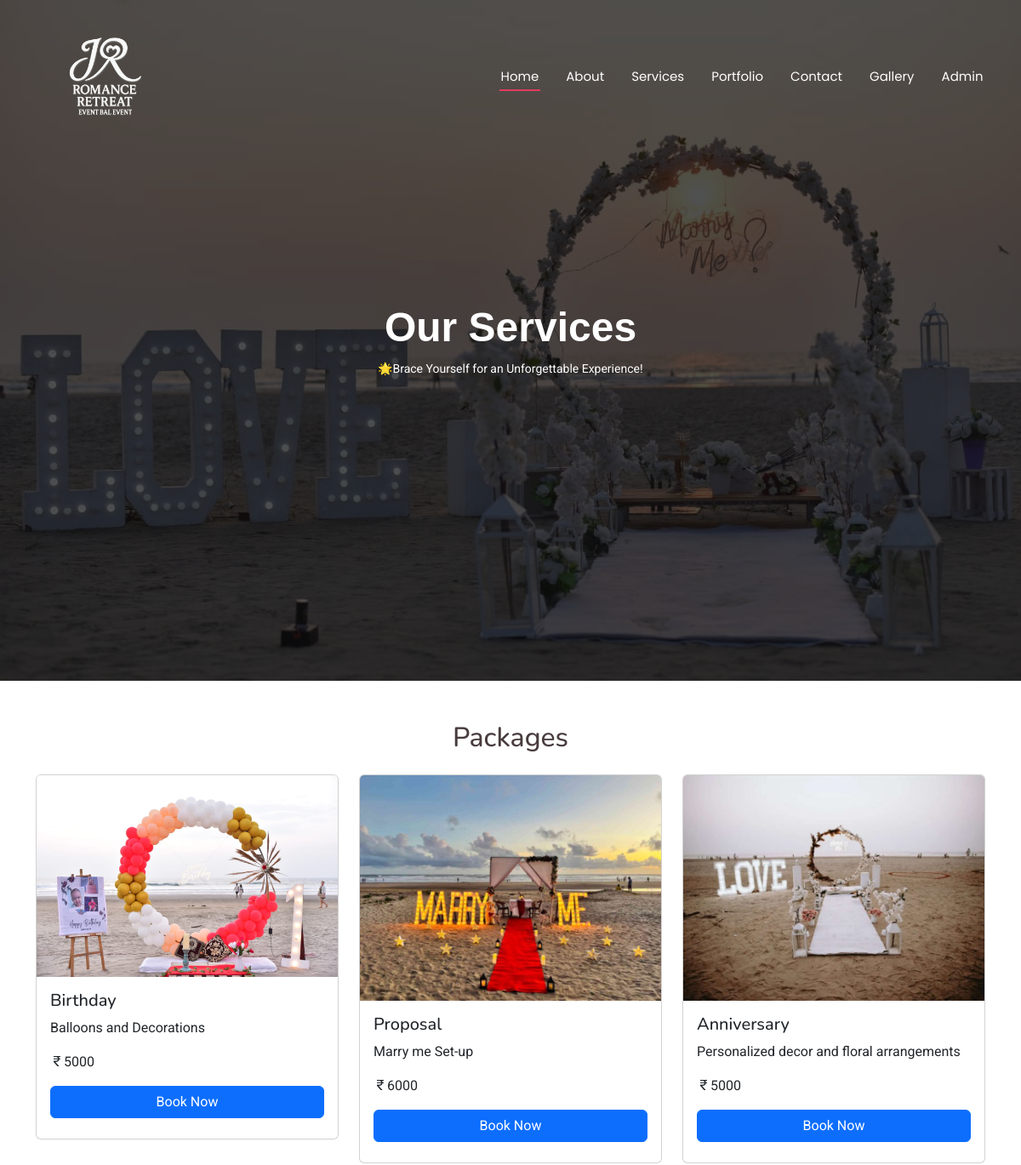
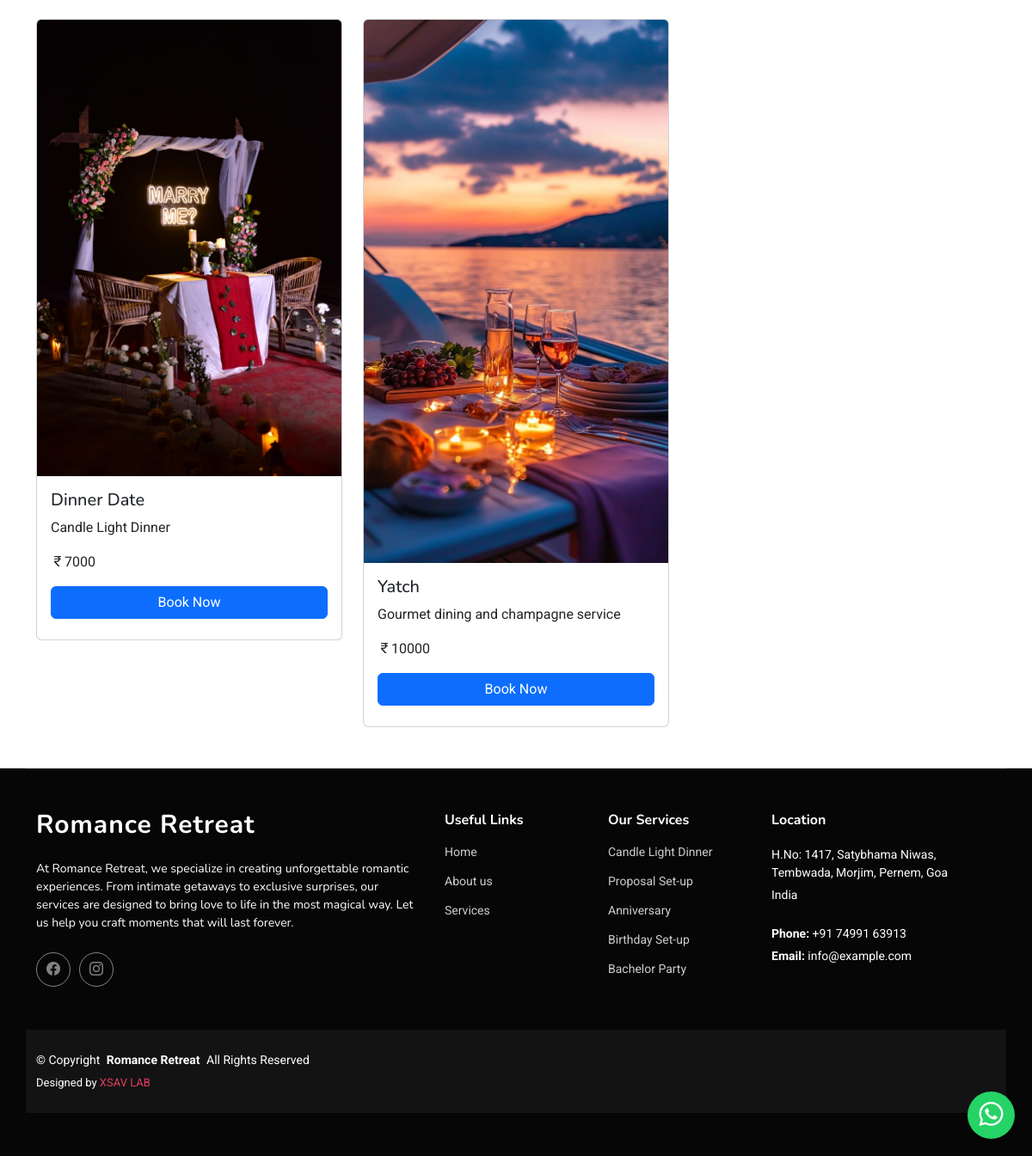
The page /service/ (signed in) on the database its author committed (2 pictures, top to bottom).
### surprisekaroapp/models.py (models this page shows, shortened)
class hero(models.Model):
    image=models.ImageField(upload_to='home/')

class service(models.Model):
    title= models.CharField(max_length=225)
    description= models.TextField()
    price= models.CharField(max_length=100, null=True)
    image=models.ImageField(upload_to='service_images/')
    created_at = models.DateTimeField(auto_now_add=True, null=True)

### surprisekaroapp/views.py (the view)
# urls.py: path('service/',views.services,name="service"),
def services(request):
    serv = service.objects.all()
    home = hero.objects.all().first()
    return render(request, 'service.html',{"service":serv,"home":home})

### templates/service.html (shortened to what this page needs)
{% extends 'index.html' %}
{% load static %}
{% block content %}
<section id="hero" class="hero section dark-background">
  <img src="{{home.image.url}}" alt="" data-aos="fade-in">
  <div class="container text-center" data-aos="fade-up" data-aos-delay="100">
    <div class="row justify-content-center">
      <div class="col-lg-8">
        <h2 style="font-family: 'Georgia', sans-serif;">Our Services</h2>
        <p style="font-size: 14px;">🌟Brace Yourself for an Unforgettable Experience!</p>
      </div>
    </div>
  </div>
</section>
<div class="container py-5">
  <h2 class="text-center mb-4">Packages</h2>
  <div class="row g-4">
    {% for s in service %}
    <div class="col-md-4">
      <div class="card service-card">
        <img src="{{ s.image.url }}" alt="{{ s.title }}" class="card-img-top">
        <div class="card-body">
          <h5 class="card-title">{{ s.title }}</h5>
          <p class="card-text">{{ s.description }}</p>
          <p class="card-text"> <i class="bi bi-currency-rupee"></i>{{s.price}}</p>
          <button class="btn btn-primary w-100 mb-2" type="button" data-bs-toggle="collapse" data-bs-target="#bookingForm{{ s.id }}">Book Now</button>
        </div>
      </div>
    </div>
    {% endfor %}
  </div>
</div>
{% endblock %}

### static/assets/css/main.css (style rules this page uses)
:root { --default-font: "Roboto", system-ui, -apple-system, "Segoe UI", Roboto, "Helvetica Neue", Arial, "Noto Sans", "Liberation Sans", sans-serif, "Apple Color Emoji", "Segoe UI Emoji", "Segoe UI Symbol", "Noto Color Emoji"; --heading-font: "Nunito", sans-serif; --nav-font: "Poppins", sans-serif; }
:root { --background-color: #ffffff; --default-color: #444444; --heading-color: #493c3e; --accent-color: #e43c5c; --surface-color: #ffffff; --contrast-color: #ffffff; }
:root { --nav-color: #ffffff; --nav-hover-color: #e43c5c; --nav-mobile-background-color: #ffffff; --nav-dropdown-background-color: #ffffff; --nav-dropdown-color: #444444; --nav-dropdown-hover-color: #e43c5c; }
.dark-background { --background-color: #060606; --default-color: #ffffff; --heading-color: #ffffff; --surface-color: #252525; --contrast-color: #ffffff; }
:root { scroll-behavior: smooth; }
body { color: var(--default-color); background-color: var(--background-color); font-family: var(--default-font); }
h1, h2, h3, h4, h5, h6 { color: var(--heading-color); font-family: var(--heading-font); }
section, .section { color: var(--default-color); background-color: var(--background-color); padding: 60px 0; scroll-margin-top: 92px; overflow: clip; }
.hero { width: 100%; min-height: 100vh; position: relative; padding: 80px 0; display: flex; align-items: center; justify-content: center; }
.hero img { position: absolute; inset: 0; display: block; width: 100%; height: 100%; object-fit: cover; z-index: 1; }
.hero:before { content: ""; background: color-mix(in srgb, var(--background-color), transparent 30%); position: absolute; inset: 0; z-index: 2; }
.hero .container { position: relative; z-index: 3; }
.hero h2 { margin: 0; font-size: 48px; font-weight: 700; }
.hero p { margin: 10px 0 0 0; font-size: 24px; color: var(--heading-color); }

### rows shown on the page
hero: image (picture)
service: image (picture), title "Birthday", description "Balloons and Decorations", price "5000"
service: image (picture), title "Proposal", description "Marry me Set-up", price "6000"
service: image (picture), title "Anniversary", description "Personalized decor and floral arrangements", price "5000"
service: image (picture), title "Dinner Date", description "Candle Light Dinner", price "7000"
service: image (picture), title "Yatch", description "Gourmet dining and champagne service", price "10000"
